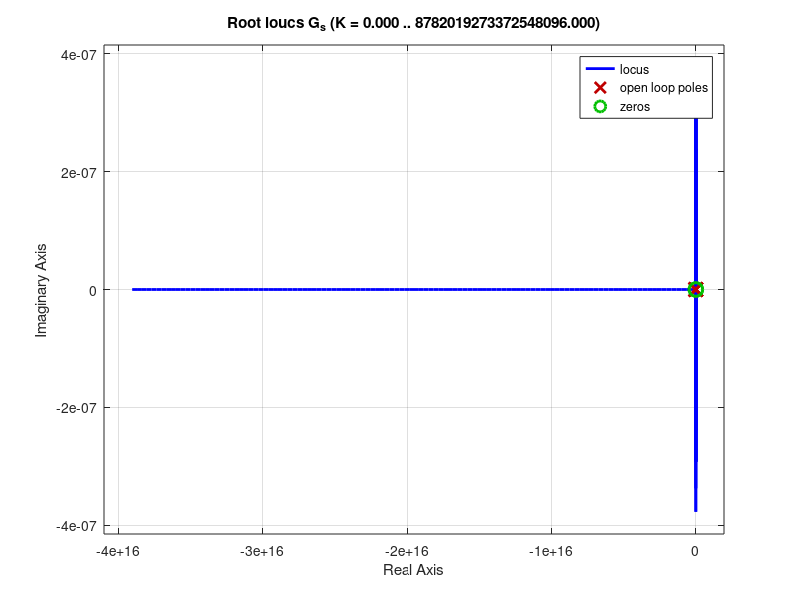
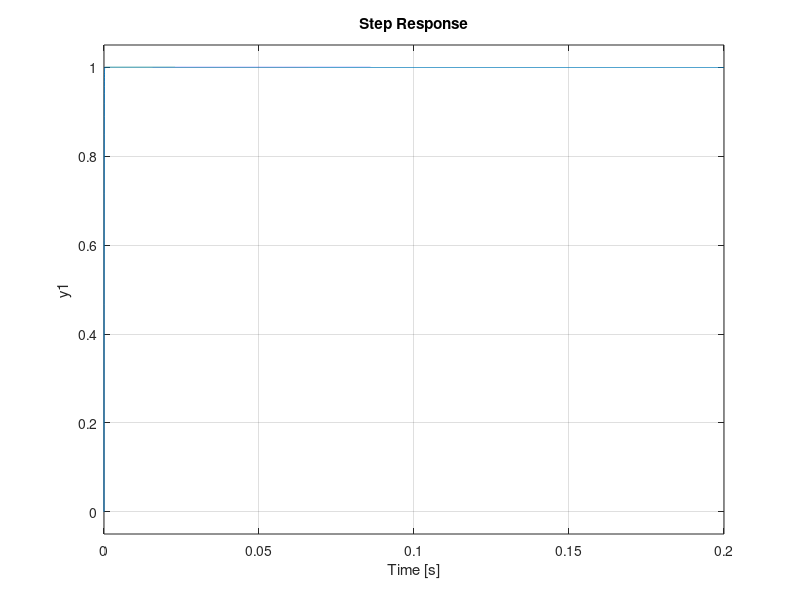

MATLAB code to generate these figures, in order: (Note: this script raises an error after producing the figures.)
%% Ejercicio 2
close all
clear all
clc

s = tf("s");

K = 1;
H = 1;
G_s = K*(s/15+1)^2/(s*(s+2)*(s+10))
rlocus(G_s)

%a) 10.3 < K < 1.62e4
%a) 0< K < 10.3 y  1.62e4 < K < infinito

% c) K = 10.3 y K=1.62e4
% d) No existe valor de K que establezca una ganancia crítica.
% e) 
Mp = 0.25;
zita = -log(Mp)/(sqrt(pi^2+log(Mp)^2))
%k1 = 3.95
K = 2.61e3
G_s2 = G_s*K;
G_bc = minreal(K*G_s2*H/(1+K*G_s2*H))
figure
step(G_bc)
grid on

%% Ejercicio 2
close all
clear all
clc

s = tf("s");

H = 1;
p1 = 0;
p2 = -3 + 4*j;
p3 = -3 - 4*j;

G = 1/((s-p1)*(s-p2)*(s-p3));

G_ba = G*H;

rlocus(G_ba)

% b) Kcritico = 150; K es estable en el rango 0<K<150.
% c) K aprox 45.

% e)
K = 150;

G_bc = minreal(K*G_ba/(1+K*G_ba));

step(G_bc)
pole(G_bc)

% f)
K = 73.3;

G_bc = K*G_ba/(1+K*G_ba);

step(G_bc)

%% Actividad 6
clear all
clc
close all
%b

s = tf("s");
G_s = ((s+2)/(s^2+2*s+3))*((2-2*s)/(2+2*s));
H = 1;

rlocus(G_s)





